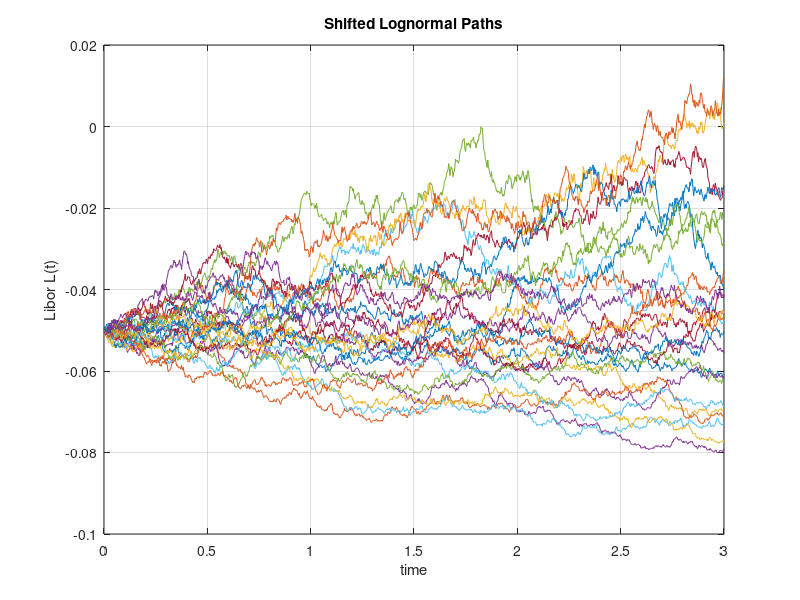
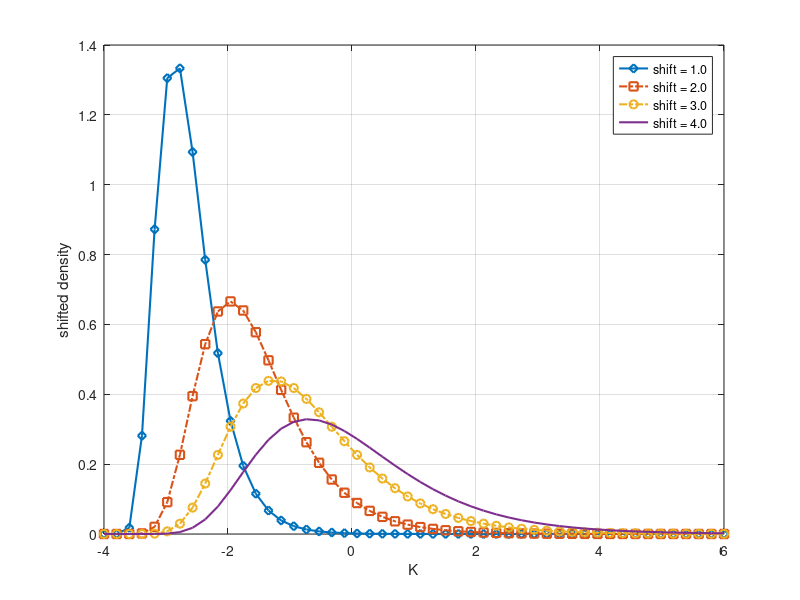
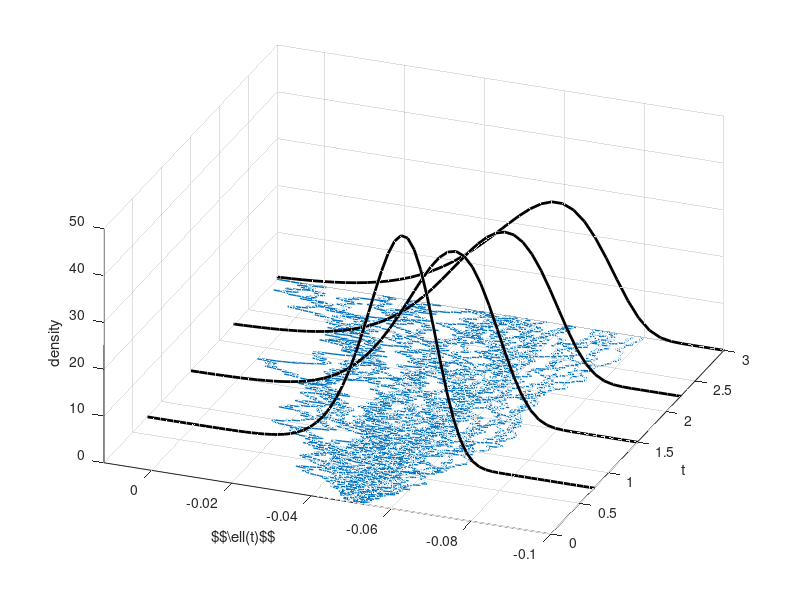
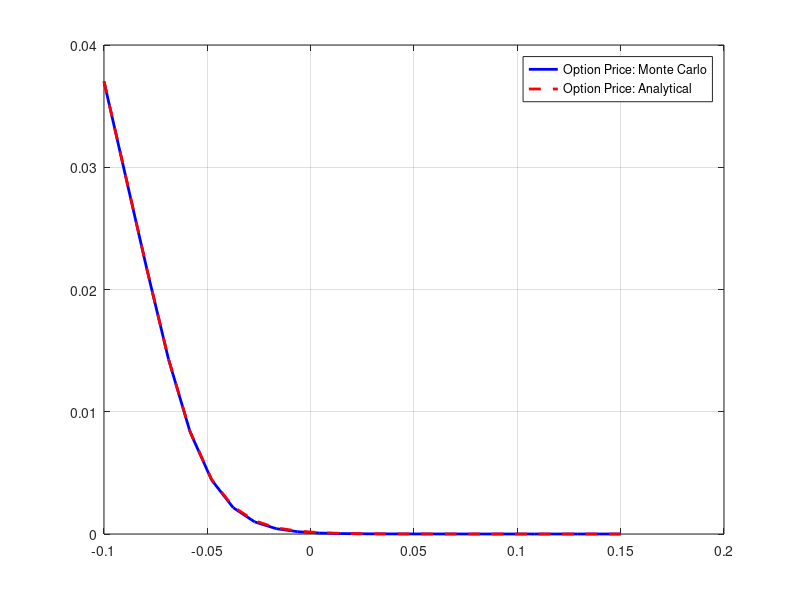

Reproduce these figures in MATLAB, in order.
function ShiftedLognormal
clc;close all;

% Monte Carlo settings

NoOfPaths  = 5000;
NoOfSteps  = 1000; 

% Libor parameters

T         = 3.0;
sigma     = 0.2;
L0        = -0.05;
shift     = 0.1;
K         = [0.95];
CP        = 'c';
P0T       =@(T)exp(-0.1*T);

% Shifted path generation

[L,time] = GeneratePathsGBMShifted(NoOfPaths,NoOfSteps,T,0.0,sigma,L0,shift);
figure(1)
plot(time,L(1:25,:))
grid on
xlim([0,T])
xlabel('time')
ylabel('Libor L(t)')
title('Shifted Lognormal Paths')

% Shifted lognormal density

f_L = @(x,shiftArg,T)lognpdf(x+shiftArg,log(L0+shiftArg)+(-0.5*sigma^2)*T,sigma*sqrt(T));
shiftV = [1.0, 2.0, 3.0, 4.0];
argLegend = cell(length(shiftV),1);
nGrid = 50;
xArgM=zeros(length(shiftV),nGrid);
pdfM =zeros(length(shiftV),nGrid);
idx = 1;
for shiftTemp=shiftV
    x =linspace(-shiftTemp,6,nGrid);
    f_shifted = f_L(x,shiftTemp,T);
    xArgM(idx,:)=x;
    pdfM(idx,:)=f_shifted;
    argLegend{idx} = sprintf('shift = %.1f',shiftTemp);
    idx = idx +1;
end
MakeFigure(x, pdfM, argLegend,'','shifted density')

% Paths and 3D graph

figure1 = figure;
axes1 = axes('Parent',figure1);
hold(axes1,'on');

% Density plot for S(t)

plot(time,L(1:25,:),'linewidth',1,'color',[0 0.45 0.74])
hold on
TVec=linspace(0,T,5);
for i=1:length(TVec)
    ind=find(time>=TVec(i),1,'first');
    x_arg=linspace(min(L(:,ind))-L0-shift,max(L(:,ind))+L0+shift,100);
    plot3(TVec(i)*ones(length(x_arg),1),x_arg,f_L(x_arg,shift,TVec(i)),'k','linewidth',2)
end
axis([0,TVec(end),-shift,max(max(L(1:25,:)))])
grid on;
xlabel('t')
ylabel('$$\ell(t)$$')
zlabel('density')
view(axes1,[-68.8 40.08]);

% Caplet/Floorlet: Monte Carlo vs. analytic expression

K = linspace(-shift,abs(L0)*3,25);
optPrice = zeros(length(K),1);
idx = 1;
for k=K
    optPrice(idx)= P0T(T)* EUOptionPriceFromMCPaths(CP,L(:,end),k,T,0.0);
    idx = idx +1;
end

% Analytic expression

optPriceAnalytical = P0T(T)*BS_Call_Put_Option_Price_Shifted(CP,L0,K,sigma,T,0.0,shift);
figure(4)
plot(K,optPrice,'-b','linewidth',2.0)
hold on
plot(K,optPriceAnalytical,'--r','linewidth',2.0)
grid on
legend('Option Price: Monte Carlo','Option Price: Analytical')


function optValue = EUOptionPriceFromMCPaths(CP,S,K,T,r)
if lower(CP) == 'c' || lower(CP) == 1
    optValue = exp(-r*T)*mean(max(S-K,0));
elseif lower(CP) == 'p' || lower(CP) == -1
    optValue = exp(-r*T)*mean(max(K-S,0));
end

function [S_shifted,time] = GeneratePathsGBMShifted(NoOfPaths,NoOfSteps,T,r,sigma,S_0,shift)
S0_shifted = S_0 + shift;
[S,time] = GeneratePathsGBMEuler(NoOfPaths,NoOfSteps,T,r,sigma,S0_shifted);
S_shifted = S - shift;

function [S,time] = GeneratePathsGBMEuler(NoOfPaths,NoOfSteps,T,r,sigma,S0)

% Approximation

S=zeros(NoOfPaths,NoOfSteps);
S(:,1) = S0;

% Random noise

Z=random('normal',0,1,[NoOfPaths,NoOfSteps]);
W=zeros([NoOfPaths,NoOfSteps]);

dt = T / NoOfSteps;
time = zeros([NoOfSteps+1,1]);
for i=1:NoOfSteps
    if NoOfPaths>1
        Z(:,i)   = (Z(:,i) - mean(Z(:,i))) / std(Z(:,i));
    end
    W(:,i+1)  = W(:,i) + sqrt(dt).*Z(:,i);
    S(:,i+1) = S(:,i) + r * S(:,i)*dt + sigma * S(:,i).*(W(:,i+1)-W(:,i));
    time(i+1) = time(i) + dt;
end

function value = BS_Call_Put_Option_Price_Shifted(CP,S_0,K,sigma,tau,r,shift)
K_new = K + shift;
S_0_new = S_0 + shift;
value = BS_Call_Put_Option_Price(CP,S_0_new,K_new,sigma,tau,r);

% Closed-form expression of European call/put option with Black-Scholes formula

function value=BS_Call_Put_Option_Price(CP,S_0,K,sigma,tau,r)
d1    = (log(S_0 ./ K) + (r + 0.5 * sigma^2) * tau) / (sigma * sqrt(tau));
d2    = d1 - sigma * sqrt(tau);
if lower(CP) == 'c' || lower(CP) == 1
    value =normcdf(d1) * S_0 - normcdf(d2) .* K * exp(-r * tau);
elseif lower(CP) == 'p' || lower(CP) == -1
    value =normcdf(-d2) .* K*exp(-r*tau) - normcdf(-d1)*S_0;
end

function impliedVol = ImpliedVolatilityBlack76Shifted(CP,frwdMarketPrice,K,T,frwdStock,initialVol,shift)
func = @(sigma) (BS_Call_Put_Option_PriceShifted(CP,frwdStock,K,sigma,T,0.0,shift) - frwdMarketPrice).^1.0;
impliedVol = fzero(func,initialVol);

function MakeFigure(X1, YMatrix1, argLegend,titleIn,ylabelTxt)

%CREATEFIGURE(X1,YMATRIX1)
%  X1:  vector of x data
%  YMATRIX1:  matrix of y data

%  Auto-generated by MATLAB on 16-Jan-2012 15:26:40

% Create figure

figure1 = figure('InvertHardcopy','off',...
    'Colormap',[0.061875 0.061875 0.061875;0.06875 0.06875 0.06875;0.075625 0.075625 0.075625;0.0825 0.0825 0.0825;0.089375 0.089375 0.089375;0.09625 0.09625 0.09625;0.103125 0.103125 0.103125;0.11 0.11 0.11;0.146875 0.146875 0.146875;0.18375 0.18375 0.18375;0.220625 0.220625 0.220625;0.2575 0.2575 0.2575;0.294375 0.294375 0.294375;0.33125 0.33125 0.33125;0.368125 0.368125 0.368125;0.405 0.405 0.405;0.441875 0.441875 0.441875;0.47875 0.47875 0.47875;0.515625 0.515625 0.515625;0.5525 0.5525 0.5525;0.589375 0.589375 0.589375;0.62625 0.62625 0.62625;0.663125 0.663125 0.663125;0.7 0.7 0.7;0.711875 0.711875 0.711875;0.72375 0.72375 0.72375;0.735625 0.735625 0.735625;0.7475 0.7475 0.7475;0.759375 0.759375 0.759375;0.77125 0.77125 0.77125;0.783125 0.783125 0.783125;0.795 0.795 0.795;0.806875 0.806875 0.806875;0.81875 0.81875 0.81875;0.830625 0.830625 0.830625;0.8425 0.8425 0.8425;0.854375 0.854375 0.854375;0.86625 0.86625 0.86625;0.878125 0.878125 0.878125;0.89 0.89 0.89;0.853125 0.853125 0.853125;0.81625 0.81625 0.81625;0.779375 0.779375 0.779375;0.7425 0.7425 0.7425;0.705625 0.705625 0.705625;0.66875 0.66875 0.66875;0.631875 0.631875 0.631875;0.595 0.595 0.595;0.558125 0.558125 0.558125;0.52125 0.52125 0.52125;0.484375 0.484375 0.484375;0.4475 0.4475 0.4475;0.410625 0.410625 0.410625;0.37375 0.37375 0.37375;0.336875 0.336875 0.336875;0.3 0.3 0.3;0.28125 0.28125 0.28125;0.2625 0.2625 0.2625;0.24375 0.24375 0.24375;0.225 0.225 0.225;0.20625 0.20625 0.20625;0.1875 0.1875 0.1875;0.16875 0.16875 0.16875;0.15 0.15 0.15],...
    'Color',[1 1 1]);

% Create axes

%axes1 = axes('Parent',figure1,'Color',[1 1 1]);
axes1 = axes('Parent',figure1);
grid on

% Uncomment the following line to preserve the X-limits of the axes
% xlim(axes1,[45 160]);
% Uncomment the following line to preserve the Y-limits of the axes
% ylim(axes1,[19 26]);
% Uncomment the following line to preserve the Z-limits of the axes
% zlim(axes1,[-1 1]);

box(axes1,'on');
hold(axes1,'all');

% Create multiple lines using matrix input to plot
% plot1 = plot(X1,YMatrix1,'Parent',axes1,'MarkerEdgeColor',[0 0 0],...
%     'LineWidth',1,...
%     'Color',[0 0 0]);

plot1 = plot(X1,YMatrix1,'Parent',axes1,...
    'LineWidth',1.5);
set(plot1(1),'Marker','diamond','DisplayName',argLegend{1});
set(plot1(2),'Marker','square','LineStyle','-.',...
    'DisplayName',argLegend{2});
set(plot1(3),'Marker','o','LineStyle','-.','DisplayName',argLegend{3});
set(plot1(4),'DisplayName',argLegend{4});

% Create xlabel

xlabel({'K'});

% Create ylabel

ylabel(ylabelTxt);

% Create title

title(titleIn);

% Create legend

legend1 = legend(axes1,'show');
set(legend1,'Color',[1 1 1]);
